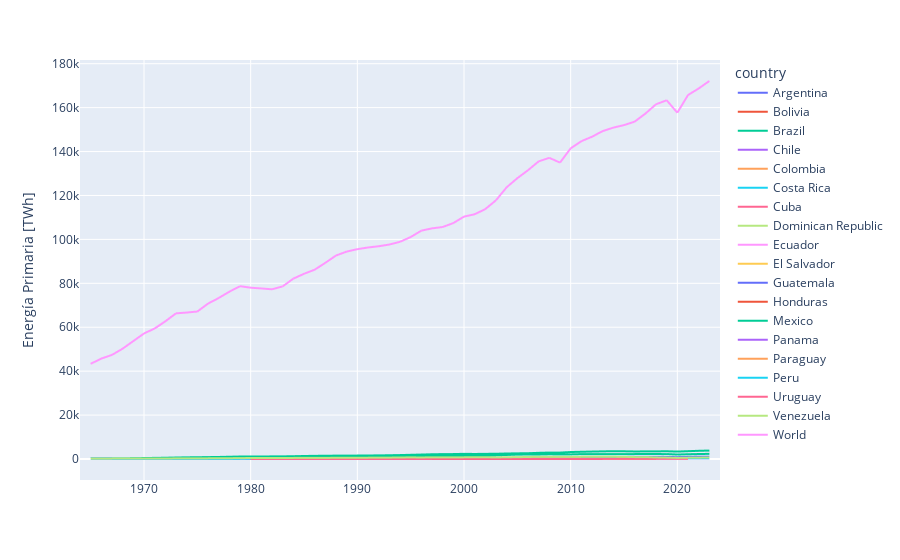

Notebook cell for this chart:
### Code cell
lista_paises = ['Argentina', 'Bolivia', 'Brazil', 'Chile', 'Colombia', 'Costa Rica', 
                'Cuba', 'Dominican Republic', 'Ecuador', 'Guatemala', 'Honduras', 
                'Mexico',  'Panama', 'Paraguay', 'Peru', 
                'El Salvador', 'Uruguay', 'Venezuela', 'World'] 


fig = px.line(paises, x="year", y="primary_energy_consumption", hover_name="country", color="country",
             range_x=[1964,2024],
             labels={
                     "year": "",
                 })  

fig.update_layout(
    yaxis_title="Energía Primaria [TWh]"
)
